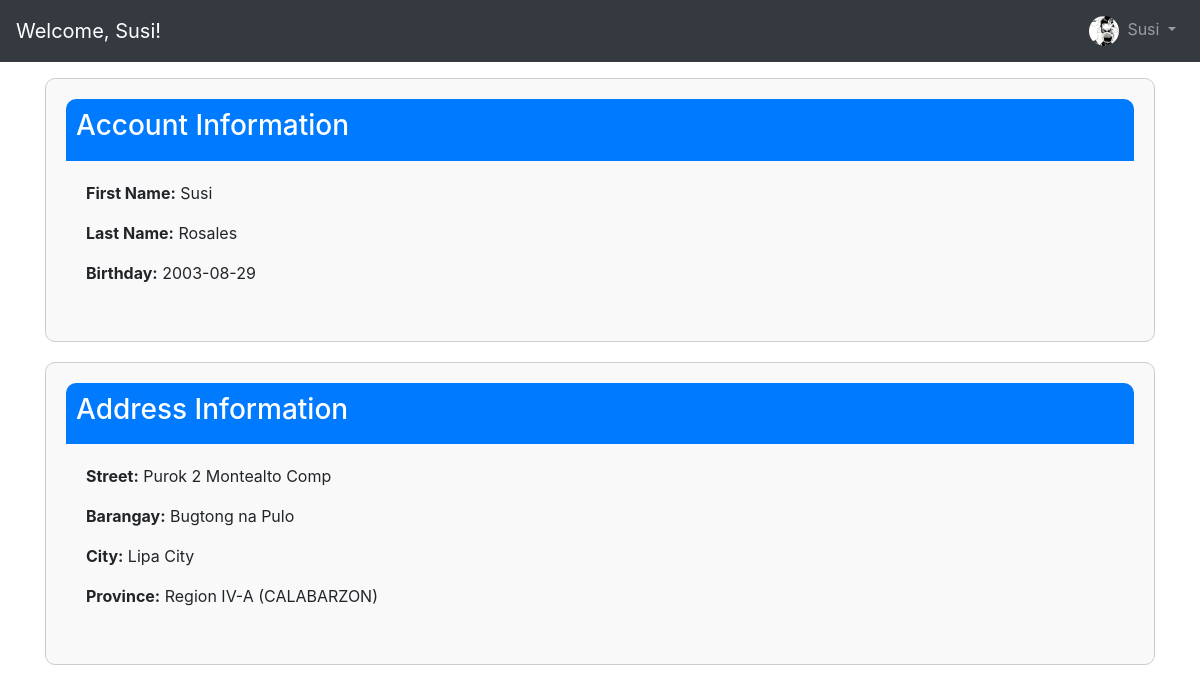
The page /user_account.php (signed in) on the database its author committed.
### tables this page shows
CREATE TABLE `address` (
  `address_id` int(11) NOT NULL,
  `user_id` int(11) NOT NULL,
  `street` varchar(255) DEFAULT NULL,
  `barangay` varchar(255) DEFAULT NULL,
  `city` varchar(255) DEFAULT NULL,
  `province` varchar(255) DEFAULT NULL
);

CREATE TABLE `users` (
  `user_id` int(11) NOT NULL,
  `user` varchar(225) NOT NULL,
  `password` varchar(225) NOT NULL,
  `firstname` varchar(225) NOT NULL,
  `lastname` varchar(225) NOT NULL,
  `birthday` date NOT NULL DEFAULT current_timestamp(),
  `gender` varchar(225) NOT NULL,
  `user_profile_picture` varchar(255) NOT NULL,
  `email` varchar(255) NOT NULL,
  `account_type` int(1) NOT NULL DEFAULT 1
);

### classes/database.php (called while the page is built, shortened)
<?php
    class database {
        function opencon() {
            return new PDO('mysql:host=localhost;dbname=php_221','root','');
        }
        function viewdata($id){
            try{
                $con = $this->opencon();
                $query = $con->prepare("SELECT users.user_id,user_profile_picture,users.firstname,users.lastname,users.gender,users.birthday,users.user,users.password,address.street,address.barangay,address.city,address.province
            FROM
                users
            INNER JOIN address ON
                users.user_id = address.user_id
            WHERE
                users.user_id = ?");
            $query->execute([$id]);
            return $query->fetch();
                } catch(PDOException $e){
                    return [];
            }
        }
    }

### user_account.php (the view, shortened to what this page needs)
<?php
require_once('classes/database.php');
$con = new Database();
$id = $_SESSION['user_id'];
$data = $con->viewdata($id);
?>
<!DOCTYPE html>
<html lang="en">
<head>
  <link rel="stylesheet" href="./bootstrap-5.3.3-dist/css/bootstrap.css">
  <link href="https://stackpath.bootstrapcdn.com/bootstrap/4.5.2/css/bootstrap.min.css" rel="stylesheet">
  <link rel="stylesheet" href="https://cdnjs.cloudflare.com/ajax/libs/font-awesome/5.15.4/css/all.min.css">
  <link rel="stylesheet" href="includes/style.css?v=<?php echo time(); ?>">
  <link rel="stylesheet" href="https://cdnjs.cloudflare.com/ajax/libs/font-awesome/6.0.0-beta3/css/all.min.css">
 <link rel="stylesheet" href="sweetalert/src/sweetalert.css">
</head>
 <body>
<?php include('includes/user_navbar.php'); ?>
<div class="container my-3">
  <div class="row">
    <div class="col-md-12">
      <div class="profile-info">
        <div class="info-header">
          <h3>Account Information</h3>
        </div>
        <div class="info-body">
          <p><strong>First Name:</strong> <?php echo $data['firstname']; ?></p>
          <p><strong>Last Name:</strong> <?php echo $data['lastname']; ?></p>
          <p><strong>Birthday:</strong> <?php echo $data['birthday']; ?></p>
        </div>
      </div>
    </div>
    </div>
    <div class="row">
    <div class="col-md-12">
      <div class="address-info">
        <div class="info-header">
          <h3>Address Information</h3>
        </div>
        <div class="info-body">
          <p><strong>Street:</strong> <?php echo $data['street']; ?></p>
          <p><strong>Barangay:</strong> <?php echo $data['barangay']; ?></p>
          <p><strong>City:</strong> <?php echo $data['city']; ?></p>
          <p><strong>Province:</strong> <?php echo $data['province']; ?></p>
        </div>
      </div>
    </div>
  </div>
  </div>
</body>
</html>

### sweetalert/src/sweetalert.css (style rules this page uses)
:root { --swal-modal-width: 478px; }

### user_account.php (style rules this page uses)
.profile-info, .address-info { padding: 20px; border: 1px solid #ccc; border-radius: 10px; background-color: #f9f9f9; margin-bottom: 20px; }
.info-header { background-color: #007bff; color: white; padding: 10px; border-radius: 10px 10px 0 0; }
.info-body { padding: 20px; }

### rows shown on the page
address: user.firstname "Susi", user.lastname "Rosales", user.birthday "2003-08-29", street "Purok 2 Montealto Comp", barangay "Bugtong na Pulo", city "Lipa City", province "Region IV-A (CALABARZON)"

### other values the page prints
$_SESSION['user'] "Susi"
